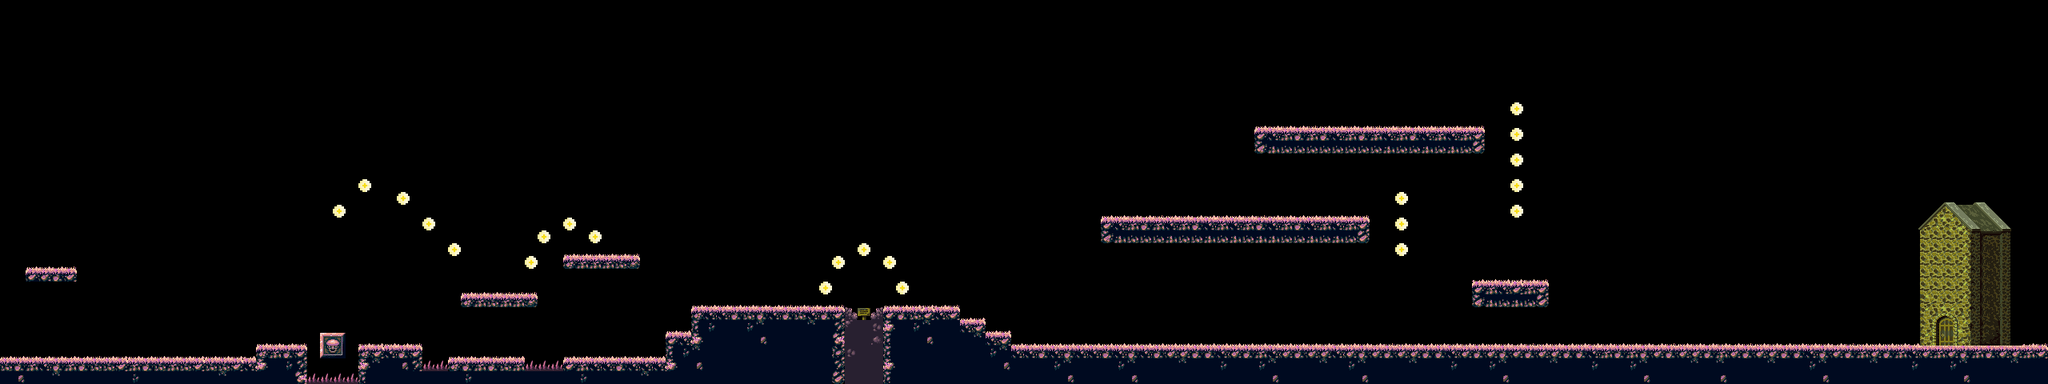

A 2D game scene composited from a Tiled map and its tileset images. What follows is a short description and the map's XML, with each tile layer's data collapsed to a summary:
An orthogonal 160x30 tile map with 16x16 px tiles, 2 tile layers (ostias, suelos) and 45 objects.

<map version="1.2" tiledversion="1.3.0" orientation="orthogonal" renderorder="right-down" compressionlevel="0" width="160" height="30" tilewidth="16" tileheight="16" infinite="0" nextlayerid="12" nextobjectid="55">
 <editorsettings>
  <export target="Mapa_MisaQuest.json" format="json" />
 </editorsettings>
 <tileset firstgid="1" name="Tileset_MisaQuest" tilewidth="16" tileheight="16" tilecount="256" columns="16">
  <image source="Tileset_MisaQuest.png" width="256" height="256" />
  <tile id="1">
   <properties>
    <property name="collides" type="bool" value="true" />
   </properties>
  </tile>
  <tile id="2">
   <properties>
    <property name="collides" type="bool" value="true" />
   </properties>
  </tile>
  <tile id="3">
   <properties>
    <property name="collides" type="bool" value="true" />
   </properties>
  </tile>
  <tile id="4">
   <properties>
    <property name="collides" type="bool" value="true" />
   </properties>
  </tile>
  <tile id="5">
   <properties>
    <property name="collides" type="bool" value="true" />
   </properties>
  </tile>
  <tile id="6">
   <properties>
    <property name="collides" type="bool" value="true" />
   </properties>
  </tile>
  <tile id="7">
   <properties>
    <property name="collides" type="bool" value="true" />
   </properties>
  </tile>
  <tile id="8">
   <properties>
    <property name="collides" type="bool" value="true" />
   </properties>
  </tile>
  <tile id="9">
   <properties>
    <property name="collides" type="bool" value="true" />
   </properties>
  </tile>
  <tile id="10">
   <properties>
    <property name="collides" type="bool" value="true" />
   </properties>
  </tile>
  <tile id="11">
   <properties>
    <property name="collides" type="bool" value="true" />
   </properties>
  </tile>
  <tile id="12">
   <properties>
    <property name="collides" type="bool" value="true" />
   </properties>
  </tile>
  <tile id="13">
   <properties>
    <property name="collides" type="bool" value="true" />
   </properties>
  </tile>
  <tile id="14">
   <properties>
    <property name="collides" type="bool" value="true" />
   </properties>
  </tile>
  <tile id="15">
   <properties>
    <property name="collides" type="bool" value="true" />
   </properties>
  </tile>
  <tile id="17">
   <properties>
    <property name="collides" type="bool" value="true" />
   </properties>
  </tile>
  <tile id="18">
   <properties>
    <property name="collides" type="bool" value="true" />
   </properties>
  </tile>
  <tile id="19">
   <properties>
    <property name="collides" type="bool" value="true" />
   </properties>
  </tile>
  <tile id="20">
   <properties>
    <property name="collides" type="bool" value="true" />
   </properties>
  </tile>
  <tile id="21">
   <properties>
    <property name="collides" type="bool" value="true" />
   </properties>
  </tile>
  <tile id="22">
   <properties>
    <property name="collides" type="bool" value="true" />
   </properties>
  </tile>
  <tile id="23">
   <properties>
    <property name="collides" type="bool" value="true" />
   </properties>
  </tile>
  <tile id="24">
   <properties>
    <property name="collides" type="bool" value="true" />
   </properties>
  </tile>
  <tile id="25">
   <properties>
    <property name="collides" type="bool" value="true" />
   </properties>
  </tile>
  <tile id="26">
   <properties>
    <property name="collides" type="bool" value="true" />
   </properties>
  </tile>
  <tile id="27">
   <properties>
    <property name="collides" type="bool" value="true" />
   </properties>
  </tile>
  <tile id="28">
   <properties>
    <property name="collides" type="bool" value="true" />
   </properties>
  </tile>
  <tile id="29">
   <properties>
    <property name="collides" type="bool" value="true" />
   </properties>
  </tile>
  <tile id="30">
   <properties>
    <property name="collides" type="bool" value="true" />
   </properties>
  </tile>
  <tile id="31">
   <properties>
    <property name="collides" type="bool" value="true" />
   </properties>
  </tile>
  <tile id="33">
   <properties>
    <property name="collides" type="bool" value="true" />
   </properties>
  </tile>
  <tile id="34">
   <properties>
    <property name="collides" type="bool" value="true" />
   </properties>
  </tile>
  <tile id="35">
   <properties>
    <property name="collides" type="bool" value="true" />
   </properties>
  </tile>
  <tile id="36">
   <properties>
    <property name="collides" type="bool" value="true" />
   </properties>
  </tile>
  <tile id="37">
   <properties>
    <property name="collides" type="bool" value="true" />
   </properties>
  </tile>
  <tile id="38">
   <properties>
    <property name="collides" type="bool" value="true" />
   </properties>
  </tile>
  <tile id="39">
   <properties>
    <property name="collides" type="bool" value="true" />
   </properties>
  </tile>
  <tile id="40">
   <properties>
    <property name="collides" type="bool" value="true" />
   </properties>
  </tile>
  <tile id="41">
   <properties>
    <property name="collides" type="bool" value="true" />
   </properties>
  </tile>
  <tile id="42">
   <properties>
    <property name="collides" type="bool" value="true" />
   </properties>
  </tile>
  <tile id="43">
   <properties>
    <property name="collides" type="bool" value="true" />
   </properties>
  </tile>
  <tile id="44">
   <properties>
    <property name="collides" type="bool" value="true" />
   </properties>
  </tile>
  <tile id="45">
   <properties>
    <property name="collides" type="bool" value="true" />
   </properties>
  </tile>
  <tile id="46">
   <properties>
    <property name="collides" type="bool" value="true" />
   </properties>
  </tile>
  <tile id="47">
   <properties>
    <property name="collides" type="bool" value="true" />
   </properties>
  </tile>
  <tile id="49">
   <properties>
    <property name="collides" type="bool" value="true" />
   </properties>
  </tile>
  <tile id="50">
   <properties>
    <property name="collides" type="bool" value="true" />
   </properties>
  </tile>
  <tile id="51">
   <properties>
    <property name="collides" type="bool" value="true" />
   </properties>
  </tile>
  <tile id="52">
   <properties>
    <property name="collides" type="bool" value="true" />
   </properties>
  </tile>
  <tile id="53">
   <properties>
    <property name="collides" type="bool" value="true" />
   </properties>
  </tile>
  <tile id="54">
   <properties>
    <property name="collides" type="bool" value="true" />
   </properties>
  </tile>
  <tile id="55">
   <properties>
    <property name="collides" type="bool" value="true" />
   </properties>
  </tile>
  <tile id="56">
   <properties>
    <property name="collides" type="bool" value="true" />
   </properties>
  </tile>
  <tile id="57">
   <properties>
    <property name="collides" type="bool" value="true" />
   </properties>
  </tile>
  <tile id="58">
   <properties>
    <property name="collides" type="bool" value="true" />
   </properties>
  </tile>
  <tile id="59">
   <properties>
    <property name="collides" type="bool" value="true" />
   </properties>
  </tile>
  <tile id="60">
   <properties>
    <property name="collides" type="bool" value="true" />
   </properties>
  </tile>
  <tile id="61">
   <properties>
    <property name="collides" type="bool" value="true" />
   </properties>
  </tile>
  <tile id="62">
   <properties>
    <property name="collides" type="bool" value="true" />
   </properties>
  </tile>
  <tile id="63">
   <properties>
    <property name="collides" type="bool" value="true" />
   </properties>
  </tile>
  <tile id="65">
   <properties>
    <property name="collides" type="bool" value="true" />
   </properties>
  </tile>
  <tile id="66">
   <properties>
    <property name="collides" type="bool" value="true" />
   </properties>
  </tile>
  <tile id="67">
   <properties>
    <property name="collides" type="bool" value="true" />
   </properties>
  </tile>
  <tile id="68">
   <properties>
    <property name="collides" type="bool" value="true" />
   </properties>
  </tile>
  <tile id="69">
   <properties>
    <property name="collides" type="bool" value="true" />
   </properties>
  </tile>
  <tile id="70">
   <properties>
    <property name="collides" type="bool" value="true" />
   </properties>
  </tile>
  <tile id="71">
   <properties>
    <property name="collides" type="bool" value="true" />
   </properties>
  </tile>
  <tile id="72">
   <properties>
    <property name="collides" type="bool" value="true" />
   </properties>
  </tile>
  <tile id="73">
   <properties>
    <property name="collides" type="bool" value="true" />
   </properties>
  </tile>
  <tile id="74">
   <properties>
    <property name="collides" type="bool" value="true" />
   </properties>
  </tile>
  <tile id="75">
   <properties>
    <property name="collides" type="bool" value="true" />
   </properties>
  </tile>
  <tile id="76">
   <properties>
    <property name="collides" type="bool" value="true" />
   </properties>
  </tile>
  <tile id="77">
   <properties>
    <property name="collides" type="bool" value="true" />
   </properties>
  </tile>
  <tile id="78">
   <properties>
    <property name="collides" type="bool" value="true" />
   </properties>
  </tile>
  <tile id="79">
   <properties>
    <property name="collides" type="bool" value="true" />
   </properties>
  </tile>
  <tile id="81">
   <properties>
    <property name="collides" type="bool" value="true" />
   </properties>
  </tile>
  <tile id="82">
   <properties>
    <property name="collides" type="bool" value="true" />
   </properties>
  </tile>
  <tile id="83">
   <properties>
    <property name="collides" type="bool" value="true" />
   </properties>
  </tile>
  <tile id="84">
   <properties>
    <property name="collides" type="bool" value="true" />
   </properties>
  </tile>
  <tile id="85">
   <properties>
    <property name="collides" type="bool" value="true" />
   </properties>
  </tile>
  <tile id="86">
   <properties>
    <property name="collides" type="bool" value="true" />
   </properties>
  </tile>
  <tile id="87">
   <properties>
    <property name="collides" type="bool" value="true" />
   </properties>
  </tile>
  <tile id="88">
   <properties>
    <property name="collides" type="bool" value="true" />
   </properties>
  </tile>
  <tile id="89">
   <properties>
    <property name="collides" type="bool" value="true" />
   </properties>
  </tile>
  <tile id="90">
   <properties>
    <property name="collides" type="bool" value="true" />
   </properties>
  </tile>
  <tile id="91">
   <properties>
    <property name="collides" type="bool" value="true" />
   </properties>
  </tile>
  <tile id="92">
   <properties>
    <property name="collides" type="bool" value="true" />
   </properties>
  </tile>
  <tile id="93">
   <properties>
    <property name="collides" type="bool" value="true" />
   </properties>
  </tile>
  <tile id="94">
   <properties>
    <property name="collides" type="bool" value="true" />
   </properties>
  </tile>
  <tile id="95">
   <properties>
    <property name="collides" type="bool" value="true" />
   </properties>
  </tile>
  <tile id="97">
   <properties>
    <property name="collides" type="bool" value="true" />
   </properties>
  </tile>
  <tile id="98">
   <properties>
    <property name="collides" type="bool" value="true" />
   </properties>
  </tile>
  <tile id="99">
   <properties>
    <property name="collides" type="bool" value="true" />
   </properties>
  </tile>
  <tile id="100">
   <properties>
    <property name="collides" type="bool" value="true" />
   </properties>
  </tile>
  <tile id="101">
   <properties>
    <property name="collides" type="bool" value="true" />
   </properties>
  </tile>
  <tile id="102">
   <properties>
    <property name="collides" type="bool" value="true" />
   </properties>
  </tile>
  <tile id="103">
   <properties>
    <property name="collides" type="bool" value="true" />
   </properties>
  </tile>
  <tile id="104">
   <properties>
    <property name="collides" type="bool" value="true" />
   </properties>
  </tile>
  <tile id="105">
   <properties>
    <property name="collides" type="bool" value="true" />
   </properties>
  </tile>
  <tile id="106">
   <properties>
    <property name="collides" type="bool" value="true" />
   </properties>
  </tile>
  <tile id="107">
   <properties>
    <property name="collides" type="bool" value="true" />
   </properties>
  </tile>
  <tile id="108">
   <properties>
    <property name="collides" type="bool" value="true" />
   </properties>
  </tile>
  <tile id="109">
   <properties>
    <property name="collides" type="bool" value="true" />
   </properties>
  </tile>
  <tile id="110">
   <properties>
    <property name="collides" type="bool" value="true" />
   </properties>
  </tile>
  <tile id="111">
   <properties>
    <property name="collides" type="bool" value="true" />
   </properties>
  </tile>
  <tile id="113">
   <properties>
    <property name="collides" type="bool" value="true" />
   </properties>
  </tile>
  <tile id="114">
   <properties>
    <property name="collides" type="bool" value="true" />
   </properties>
  </tile>
  <tile id="115">
   <properties>
    <property name="collides" type="bool" value="true" />
   </properties>
  </tile>
  <tile id="116">
   <properties>
    <property name="collides" type="bool" value="true" />
   </properties>
  </tile>
  <tile id="117">
   <properties>
    <property name="collides" type="bool" value="true" />
   </properties>
  </tile>
  <tile id="118">
   <properties>
    <property name="collides" type="bool" value="true" />
   </properties>
  </tile>
  <tile id="119">
   <properties>
    <property name="collides" type="bool" value="true" />
   </properties>
  </tile>
  <tile id="120">
   <properties>
    <property name="collides" type="bool" value="true" />
   </properties>
  </tile>
  <tile id="121">
   <properties>
    <property name="collides" type="bool" value="true" />
   </properties>
  </tile>
  <tile id="122">
   <properties>
    <property name="collides" type="bool" value="true" />
   </properties>
  </tile>
  <tile id="123">
   <properties>
    <property name="collides" type="bool" value="true" />
   </properties>
  </tile>
  <tile id="124">
   <properties>
    <property name="collides" type="bool" value="true" />
   </properties>
  </tile>
  <tile id="125">
   <properties>
    <property name="collides" type="bool" value="true" />
   </properties>
  </tile>
  <tile id="126">
   <properties>
    <property name="collides" type="bool" value="true" />
   </properties>
  </tile>
  <tile id="127">
   <properties>
    <property name="collides" type="bool" value="true" />
   </properties>
  </tile>
  <tile id="181">
   <properties>
    <property name="collides" type="bool" value="true" />
   </properties>
  </tile>
 </tileset>
 <layer id="10" name="ostias" width="160" height="30">
  <data>[4800 cells, 22 non-empty, 1 distinct tile ids]</data>
 </layer>
 <layer id="2" name="suelos" width="160" height="30">
  <data>[4800 cells, 925 non-empty, 106 distinct tile ids]</data>
 </layer>
 <objectgroup id="3" name="terra">
  <object id="32" x="0" y="448" width="384" height="32" />
  <object id="33" x="320" y="432" width="64" height="16" />
  <object id="34" x="448" y="432" width="80" height="48" />
  <object id="35" x="560" y="448" width="96" height="32" />
  <object id="36" x="704" y="448" width="128" height="32" />
  <object id="37" x="832" y="416" width="32" height="64" />
  <object id="38" x="528" y="464" width="32" height="16" />
  <object id="39" x="656" y="464" width="48" height="16" />
  <object id="40" x="864" y="384" width="192" height="96" />
  <object id="41" x="1104" y="384" width="96" height="96" />
  <object id="42" x="1200" y="400" width="32" height="80" />
  <object id="43" x="1232" y="416" width="32" height="64" />
  <object id="44" x="1264" y="432" width="528" height="48" />
  <object id="45" x="1792" y="432" width="608" height="48" />
  <object id="46" x="2400" y="432" width="160" height="48" />
  <object id="47" x="1840" y="352" width="96" height="32" />
  <object id="48" x="1568" y="160" width="288" height="32" />
  <object id="49" x="1376" y="272" width="336" height="32" />
 </objectgroup>
 <objectgroup id="11" name="Fuego">
  <object id="50" x="384" y="464" width="64" />
  <object id="51" x="528" y="448" width="32" />
  <object id="52" x="656" y="448" width="48" height="16" />
 </objectgroup>
 <objectgroup id="4" name="osties">
  <object id="9" x="416" y="256" width="16" height="16" />
  <object id="10" x="448" y="224" width="16" height="16" />
  <object id="11" x="496" y="240" width="16" height="16" />
  <object id="12" x="528" y="272" width="16" height="16" />
  <object id="13" x="560" y="304" width="16" height="16" />
  <object id="14" x="656" y="320" width="16" height="16" />
  <object id="15" x="672" y="288" width="16" height="16" />
  <object id="16" x="704" y="272" width="16" height="16" />
  <object id="17" x="736" y="288" width="16" height="16" />
  <object id="18" x="1024" y="352" width="16" height="16" />
  <object id="19" x="1040" y="320" width="16" height="16" />
  <object id="20" x="1072" y="304" width="16" height="16" />
  <object id="21" x="1104" y="320" width="16" height="16" />
  <object id="22" x="1120" y="352" width="16" height="16" />
  <object id="23" x="1744" y="240" width="16" height="16" />
  <object id="24" x="1744" y="272" width="16" height="16" />
  <object id="25" x="1744" y="304" width="16" height="16" />
  <object id="27" x="1888" y="160" width="16" height="16" />
  <object id="28" x="1888" y="128" width="16" height="16" />
  <object id="29" x="1888" y="192" width="16" height="16" />
  <object id="30" x="1888" y="224" width="16" height="16" />
  <object id="31" x="1888" y="256" width="16" height="16" />
 </objectgroup>
 <objectgroup id="5" name="plataformes_mobils">
  <object id="8" x="400" y="416" width="32" height="32" />
  <object id="54" x="400" y="416" width="32" height="32" />
 </objectgroup>
</map>
